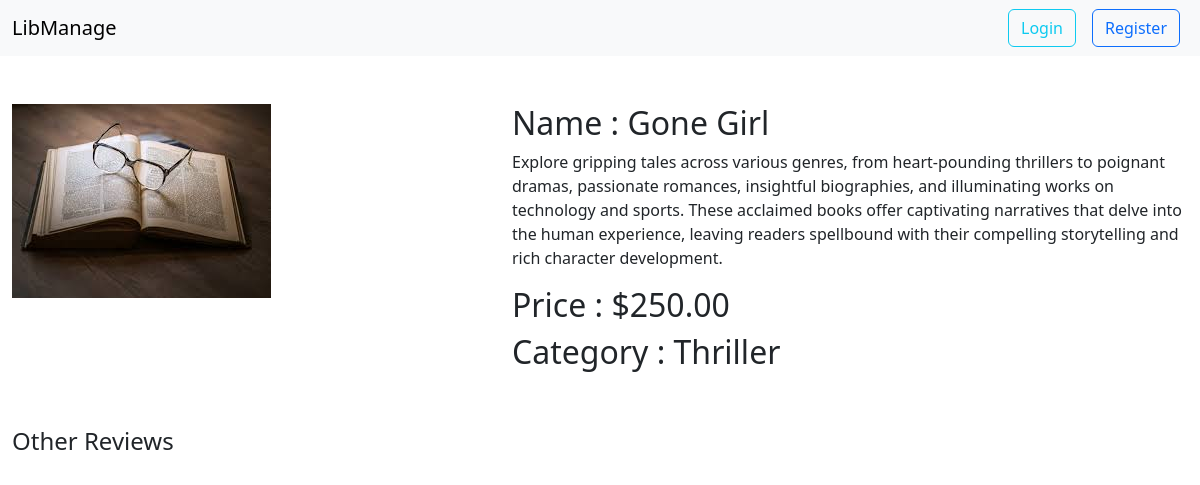
/book/2/, run on the app's committed database.
### book/models.py (models this page shows)
class Book(models.Model) :
    title = models.CharField(max_length=25);
    description = models.CharField(max_length=500);
    image = models.ImageField(upload_to='uploads/media/', blank=True, null=True);
    price = models.DecimalField(decimal_places=2, max_digits=12);
    category=models.ForeignKey(Category, related_name='category', on_delete=models.CASCADE)

### category/models.py (models this page shows)
class Category(models.Model) :
    name = models.CharField(max_length=20);

### book/views.py (the view)
# urls.py: path('<int:pk>/', views.BookDetailView.as_view(), name='detailPage'),
class BookDetailView(DetailView):
    model = Book
    pk_url_kwarg = 'pk'
    template_name = 'bookDetail.html'
    context_object_name = 'book'
    def get_context_data(self, **kwargs):
        context = super().get_context_data(**kwargs)
        context['form'] = ReviewForm()
        context['reviews'] = Review.objects.filter(book=context['book'])
        context['canReview'] = False
        if self.request.user.is_authenticated:
            if Borrow.objects.filter(book=context['book'], user=self.request.user).exists():
                context['canReview'] = True
        return context

### book/templates/bookDetail.html (shortened to what this page needs)
{% extends 'base.html' %}
{% load static %}
{% load crispy_forms_tags %}
{% block content %}
<div class="container-fluid my-5">
    <div class="row">
    <div class="col-5">
      <img src="{% static 'book.jpg' %}"  class="img-fluid object-fit-cover" alt="" />
    </div>
    <div class="col-7">
      <h2>Name : {{book.title}}</h2>
      <p>
        {{book.description}}
      </p>
      <h2>Price : ${{book.price}}</h2>
      <h2>Category : {{book.category.name}}</h2>
    </div>
    <div class="d-flex mt-5">
        <div class=" flex-grow-1">
            <h4>Other Reviews</h4>
        </div>
    </div>
  </div>
</div>
{% endblock %}

### data on the page
Book: title "Gone Girl", description "Explore gripping tales across various genres, from heart-pounding thrillers to poignant dramas, passionate romances, insightful biographies, and illuminating works on technology and sports. These acclaimed books offer captivating narratives that delve into the human experience, leaving readers spellbound with their compelling storytelling and rich character development.", price "250.00", category.name "Thriller"
